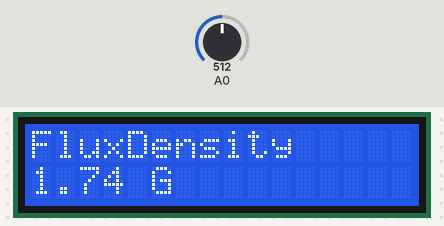
The sketch below on a simulated Arduino Uno, built with avr-gcc and run on an emulated ATmega328P. Shown: 16×2 character LCD. Inputs (shaded band) come from the test bench; at power-on: A0 = 512. What the sketch prints to the serial monitor is not drawn.

Above: at 1.2 s.
1.3 s: A0 set to 716
At 2.8 s:
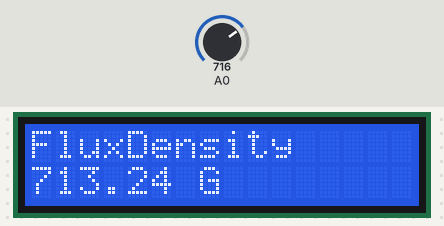
3.1 s: A0 set to 900
At 3.9 s:
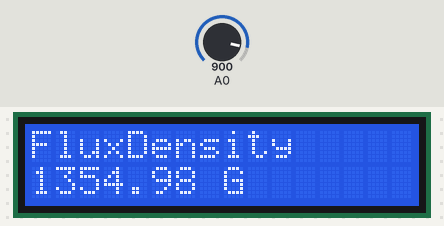
4.7 s: A0 set to 1023
At 6.2 s:
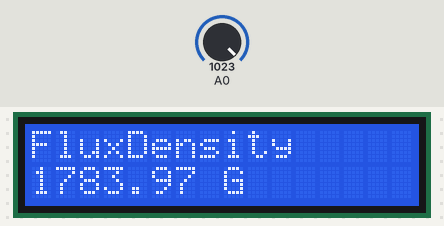
Timing chart, 0 to 7.7 s (numbered marks = the images above; inputs shaded):
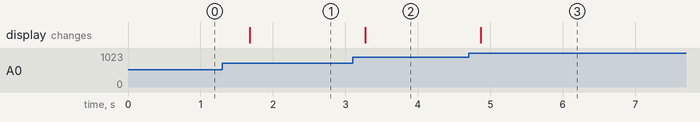

The sketch:

Magnetic_Sensor.ino
```cpp
#include <Wire.h>
#include <LiquidCrystal_I2C.h>

// Set the LCD address to 0x27 for a 16 chars and 2 line display
LiquidCrystal_I2C lcd(0x20, 16, 2);
char ADCSHOW[5];
void setup()
{
	// initialize the LCD
	lcd.begin();

	// Turn on the blacklight and print a message.
	lcd.backlight();
  Serial.begin(9600);
}

void loop() {
  int rawValue = analogRead(A0); // Read once per loop for consistency
  Serial.println(rawValue);

  lcd.setCursor(0, 0);
  lcd.print("FluxDensity    "); // Clear trailing characters

  lcd.setCursor(0, 1);

  // 511.5 is the mid-point (0 Gauss) for a 5V supply
  // We calculate the difference from 0 Gauss
  float gaussValue = (rawValue - 511.5) * (5000.0 / 1024.0) / 1.4;

  lcd.print(gaussValue, 2); // Show 2 decimal places
  lcd.print(" G        ");

  delay(500); // Higher delay for readability
}
```

Measured:
- after the input at 1.3 s, the display: changes after 0.38 s (image 1)
- after the input at 3.1 s, the display: changes after 0.18 s (image 2)
- after the input at 4.7 s, the display: changes after 0.17 s (image 3)
